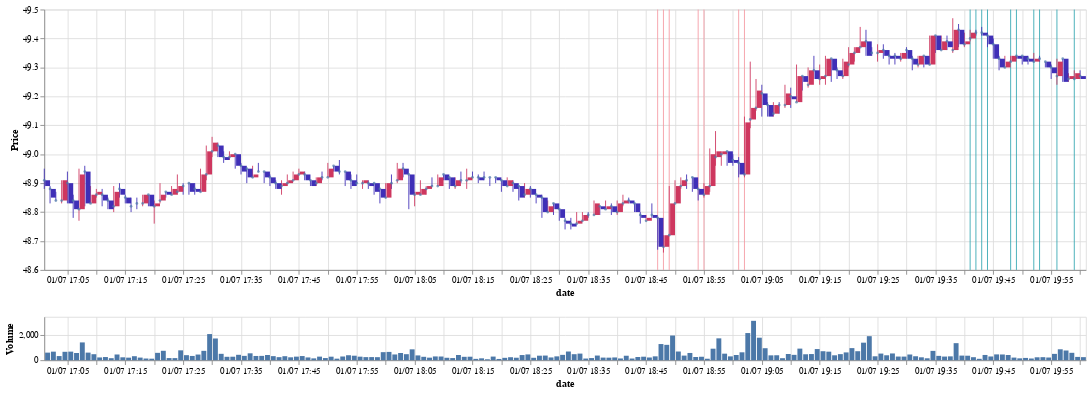

Source (notebook cell):
### Code cell
candle_chart(df, reds=reds, blues=blues, index='2019-01-07 19:01:00')

### Figure 1 — Vega-Lite specification as saved in the notebook (floating-point values rounded to 4 significant figures; data arrays with more than 128 entries replaced by an {"elided": "..."} marker saying what was removed)
{"$schema": "https://vega.github.io/schema/vega-lite/v2.6.0.json", "background": "white", "config": {"view": {"height": 300, "width": 400}}, "datasets": {"data-b0b09dd6de2d91b93e03b2cbfc7d45ec": {"elided": "180 records"}}, "vconcat": [{"layer": [{"data": {"name": "data-b0b09dd6de2d91b93e03b2cbfc7d45ec"}, "encoding": {"x": {"axis": {"format": "%m/%d %H:%M", "title": "date"}, "field": "date", "timeUnit": "yearmonthdatehoursminutes", "type": "temporal"}}, "mark": {"color": "gray", "type": "rule"}, "transform": [{"filter": "(datum.dt === '2019-01-07 19:01:00')"}]}, {"data": {"name": "data-b0b09dd6de2d91b93e03b2cbfc7d45ec"}, "encoding": {"x": {"axis": {"format": "%m/%d %H:%M", "title": "date"}, "field": "date", "timeUnit": "yearmonthdatehoursminutes", "type": "temporal"}}, "mark": {"color": "#f59aa3", "type": "rule"}, "transform": [{"filter": {"field": "dt", "oneOf": ["20190107080400", "20190107080500", "20190107080600", "20190107080700", "20190107080800", "20190107080900", "20190107081000", "20190107081200", "20190107081300", "20190107081400", "20190107081500", "20190107081600", "20190107081800", "20190107081900", "20190107082000", "20190107082100", "20190107082200", "20190107082300", "20190107083400", "20190107083500", "20190107083600", "20190107105400", "20190107105600", "20190107163600", "20190107164300", "20190107184700", "20190107184800", "20190107184900", "20190107185400", "20190107185500", "20190107190100", "20190107190200"]}}]}, {"data": {"name": "data-b0b09dd6de2d91b93e03b2cbfc7d45ec"}, "encoding": {"x": {"axis": {"format": "%m/%d %H:%M", "title": "date"}, "field": "date", "timeUnit": "yearmonthdatehoursminutes", "type": "temporal"}}, "mark": {"color": "#34a7b2", "type": "rule"}, "transform": [{"filter": {"field": "dt", "oneOf": ["20190107094400", "20190107094500", "20190107094600", "20190107094700", "20190107094800", "20190107094900", "20190107121300", "20190107194100", "20190107194200", "20190107194300", "20190107194400", "20190107194800", "20190107194900", "20190107195200", "20190107195300", "20190107195600", "20190107195900"]}}]}, {"data": {"name": "data-b0b09dd6de2d91b93e03b2cbfc7d45ec"}, "encoding": {"color": {"condition": {"test": "datum.open < datum.close", "value": "#ce375f"}, "value": "#3f2fb7"}, "tooltip": [{"field": "date", "format": "%m/%d %H:%M", "type": "temporal"}, {"field": "open", "type": "quantitative"}, {"field": "high", "type": "quantitative"}, {"field": "low", "type": "quantitative"}, {"field": "close", "type": "quantitative"}, {"field": "volume", "type": "quantitative"}], "x": {"axis": {"format": "%m/%d %H:%M", "title": "date"}, "field": "date", "timeUnit": "yearmonthdatehoursminutes", "type": "temporal"}, "y": {"axis": {"title": "Price"}, "field": "low", "scale": {"zero": false}, "type": "quantitative"}, "y2": {"field": "high", "type": "quantitative"}}, "mark": "rule"}, {"data": {"name": "data-b0b09dd6de2d91b93e03b2cbfc7d45ec"}, "encoding": {"color": {"condition": {"test": "datum.open < datum.close", "value": "#ce375f"}, "value": "#3f2fb7"}, "tooltip": [{"field": "date", "format": "%m/%d %H:%M", "type": "temporal"}, {"field": "open", "type": "quantitative"}, {"field": "high", "type": "quantitative"}, {"field": "low", "type": "quantitative"}, {"field": "close", "type": "quantitative"}, {"field": "volume", "type": "quantitative"}], "x": {"field": "date", "timeUnit": "yearmonthdatehoursminutes", "type": "temporal"}, "y": {"field": "open", "type": "quantitative"}, "y2": {"field": "close", "type": "quantitative"}}, "mark": "bar"}, {"data": {"name": "data-b0b09dd6de2d91b93e03b2cbfc7d45ec"}, "encoding": {"tooltip": [{"field": "date", "format": "%m/%d %H:%M", "type": "temporal"}, {"field": "open", "type": "quantitative"}, {"field": "high", "type": "quantitative"}, {"field": "low", "type": "quantitative"}, {"field": "close", "type": "quantitative"}, {"field": "volume", "type": "quantitative"}], "x": {"field": "date", "timeUnit": "yearmonthdatehoursminutes", "type": "temporal"}, "y": {"field": "open", "type": "quantitative"}}, "mark": {"size": 10, "type": "circle"}}], "width": 1200}, {"height": 50, "layer": [{"data": {"name": "data-b0b09dd6de2d91b93e03b2cbfc7d45ec"}, "encoding": {"x": {"axis": {"format": "%m/%d %H:%M", "title": "date"}, "field": "date", "timeUnit": "yearmonthdatehoursminutes", "type": "temporal"}}, "mark": {"color": "gray", "type": "rule"}, "transform": [{"filter": "(datum.dt === '2019-01-07 19:01:00')"}]}, {"data": {"name": "data-b0b09dd6de2d91b93e03b2cbfc7d45ec"}, "encoding": {"x": {"axis": {"format": "%m/%d %H:%M", "title": ""}, "field": "date", "timeUnit": "yearmonthdatehoursminutes", "type": "temporal"}, "y": {"axis": {"title": "Volume"}, "field": "volume", "scale": {"zero": false}, "type": "quantitative"}}, "mark": "bar"}], "width": 1200}]}
